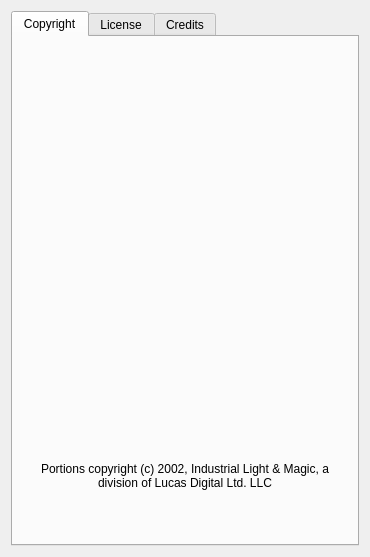
<?xml version="1.0" encoding="UTF-8"?>
<ui version="4.0">
 <class>QTUIAboutDialog</class>
 <widget class="QDialog" name="QTUIAboutDialog">
  <property name="geometry">
   <rect>
    <x>0</x>
    <y>0</y>
    <width>370</width>
    <height>557</height>
   </rect>
  </property>
  <property name="windowTitle">
   <string>About K-3D</string>
  </property>
  <layout class="QVBoxLayout" name="verticalLayout">
   <item>
    <widget class="QTabWidget" name="tabWidget">
     <property name="currentIndex">
      <number>0</number>
     </property>
     <widget class="QWidget" name="tab">
      <attribute name="title">
       <string>Copyright</string>
      </attribute>
      <layout class="QVBoxLayout" name="verticalLayout_3">
       <item>
        <widget class="QLabel" name="label">
         <property name="text">
          <string/>
         </property>
         <property name="pixmap">
          <pixmap resource="dialog.qrc">:/QTUIAboutDialog/about.png</pixmap>
         </property>
         <property name="alignment">
          <set>Qt::AlignCenter</set>
         </property>
        </widget>
       </item>
       <item>
        <widget class="QLabel" name="version">
         <property name="font">
          <font>
           <pointsize>18</pointsize>
           <weight>75</weight>
           <bold>true</bold>
          </font>
         </property>
         <property name="text">
          <string/>
         </property>
         <property name="alignment">
          <set>Qt::AlignCenter</set>
         </property>
        </widget>
       </item>
       <item>
        <widget class="QLabel" name="copyright">
         <property name="text">
          <string/>
         </property>
         <property name="alignment">
          <set>Qt::AlignCenter</set>
         </property>
         <property name="wordWrap">
          <bool>true</bool>
         </property>
        </widget>
       </item>
       <item>
        <widget class="QLabel" name="additionalCopyright">
         <property name="text">
          <string>Portions copyright (c) 2002, Industrial Light &amp; Magic, a division of Lucas Digital Ltd. LLC</string>
         </property>
         <property name="alignment">
          <set>Qt::AlignCenter</set>
         </property>
         <property name="wordWrap">
          <bool>true</bool>
         </property>
        </widget>
       </item>
      </layout>
     </widget>
     <widget class="QWidget" name="tab_2">
      <attribute name="title">
       <string>License</string>
      </attribute>
      <layout class="QVBoxLayout" name="verticalLayout_4">
       <item>
        <widget class="QTextBrowser" name="textBrowser">
         <property name="html">
          <string>&lt;!DOCTYPE HTML PUBLIC &quot;-//W3C//DTD HTML 4.0//EN&quot; &quot;http://www.w3.org/TR/REC-html40/strict.dtd&quot;&gt;
&lt;html&gt;&lt;head&gt;&lt;meta name=&quot;qrichtext&quot; content=&quot;1&quot; /&gt;&lt;style type=&quot;text/css&quot;&gt;
p, li { white-space: pre-wrap; }
&lt;/style&gt;&lt;/head&gt;&lt;body style=&quot; font-family:'Lucida Grande'; font-size:13pt; font-weight:400; font-style:normal;&quot;&gt;
&lt;p style=&quot; margin-top:0px; margin-bottom:0px; margin-left:0px; margin-right:0px; -qt-block-indent:0; text-indent:0px;&quot;&gt;&lt;span style=&quot; font-weight:600;&quot;&gt;GNU GENERAL PUBLIC LICENSE&lt;/span&gt;&lt;/p&gt;
&lt;p style=&quot; margin-top:12px; margin-bottom:12px; margin-left:0px; margin-right:0px; -qt-block-indent:0; text-indent:0px;&quot;&gt;&lt;span style=&quot; font-weight:600;&quot;&gt;Version 2, June 1991 &lt;/span&gt;&lt;/p&gt;
&lt;p style=&quot; margin-top:12px; margin-bottom:0px; margin-left:0px; margin-right:0px; -qt-block-indent:0; text-indent:0px;&quot;&gt;&lt;span style=&quot; font-family:'Courier New,courier';&quot;&gt;Copyright (C) 1989, 1991 Free Software Foundation, Inc.  &lt;/span&gt;&lt;/p&gt;
&lt;p style=&quot; margin-top:0px; margin-bottom:0px; margin-left:0px; margin-right:0px; -qt-block-indent:0; text-indent:0px;&quot;&gt;&lt;span style=&quot; font-family:'Courier New,courier';&quot;&gt;51 Franklin Street, Fifth Floor, Boston, MA  02110-1301, USA&lt;/span&gt;&lt;/p&gt;
&lt;p style=&quot;-qt-paragraph-type:empty; margin-top:0px; margin-bottom:0px; margin-left:0px; margin-right:0px; -qt-block-indent:0; text-indent:0px; font-family:'Courier New,courier';&quot;&gt;&lt;/p&gt;
&lt;p style=&quot; margin-top:0px; margin-bottom:0px; margin-left:0px; margin-right:0px; -qt-block-indent:0; text-indent:0px;&quot;&gt;&lt;span style=&quot; font-family:'Courier New,courier';&quot;&gt;Everyone is permitted to copy and distribute verbatim copies&lt;/span&gt;&lt;/p&gt;
&lt;p style=&quot; margin-top:0px; margin-bottom:12px; margin-left:0px; margin-right:0px; -qt-block-indent:0; text-indent:0px;&quot;&gt;&lt;span style=&quot; font-family:'Courier New,courier';&quot;&gt;of this license document, but changing it is not allowed. &lt;/span&gt;&lt;/p&gt;
&lt;p style=&quot; margin-top:12px; margin-bottom:12px; margin-left:0px; margin-right:0px; -qt-block-indent:0; text-indent:0px;&quot;&gt;&lt;span style=&quot; font-weight:600;&quot;&gt;Preamble &lt;/span&gt;&lt;/p&gt;
&lt;p style=&quot; margin-top:0px; margin-bottom:0px; margin-left:0px; margin-right:0px; -qt-block-indent:0; text-indent:0px;&quot;&gt;The licenses for most software are designed to take away your freedom to share and change it. By contrast, the GNU General Public License is intended to guarantee your freedom to share and change free software--to make sure the software is free for all its users. This General Public License applies to most of the Free Software Foundation's software and to any other program whose authors commit to using it. (Some other Free Software Foundation software is covered by the GNU Lesser General Public License instead.) You can apply it to your programs, too. &lt;/p&gt;
&lt;p style=&quot; margin-top:12px; margin-bottom:12px; margin-left:0px; margin-right:0px; -qt-block-indent:0; text-indent:0px;&quot;&gt;When we speak of free software, we are referring to freedom, not price. Our General Public Licenses are designed to make sure that you have the freedom to distribute copies of free software (and charge for this service if you wish), that you receive source code or can get it if you want it, that you can change the software or use pieces of it in new free programs; and that you know you can do these things. &lt;/p&gt;
&lt;p style=&quot; margin-top:12px; margin-bottom:12px; margin-left:0px; margin-right:0px; -qt-block-indent:0; text-indent:0px;&quot;&gt;To protect your rights, we need to make restrictions that forbid anyone to deny you these rights or to ask you to surrender the rights. These restrictions translate to certain responsibilities for you if you distribute copies of the software, or if you modify it. &lt;/p&gt;
&lt;p style=&quot; margin-top:12px; margin-bottom:12px; margin-left:0px; margin-right:0px; -qt-block-indent:0; text-indent:0px;&quot;&gt;For example, if you distribute copies of such a program, whether gratis or for a fee, you must give the recipients all the rights that you have. You must make sure that they, too, receive or can get the source code. And you must show them these terms so they know their rights. &lt;/p&gt;
&lt;p style=&quot; margin-top:12px; margin-bottom:12px; margin-left:0px; margin-right:0px; -qt-block-indent:0; text-indent:0px;&quot;&gt;We protect your rights with two steps: (1) copyright the software, and (2) offer you this license which gives you legal permission to copy, distribute and/or modify the software. &lt;/p&gt;
&lt;p style=&quot; margin-top:12px; margin-bottom:12px; margin-left:0px; margin-right:0px; -qt-block-indent:0; text-indent:0px;&quot;&gt;Also, for each author's protection and ours, we want to make certain that everyone understands that there is no warranty for this free software. If the software is modified by someone else and passed on, we want its recipients to know that what they have is not the original, so that any problems introduced by others will not reflect on the original authors' reputations. &lt;/p&gt;
&lt;p style=&quot; margin-top:12px; margin-bottom:12px; margin-left:0px; margin-right:0px; -qt-block-indent:0; text-indent:0px;&quot;&gt;Finally, any free program is threatened constantly by software patents. We wish to avoid the danger that redistributors of a free program will individually obtain patent licenses, in effect making the program proprietary. To prevent this, we have made it clear that any patent must be licensed for everyone's free use or not licensed at all. &lt;/p&gt;
&lt;p style=&quot; margin-top:12px; margin-bottom:12px; margin-left:0px; margin-right:0px; -qt-block-indent:0; text-indent:0px;&quot;&gt;The precise terms and conditions for copying, distribution and modification follow. &lt;/p&gt;
&lt;p style=&quot; margin-top:12px; margin-bottom:12px; margin-left:0px; margin-right:0px; -qt-block-indent:0; text-indent:0px;&quot;&gt;&lt;span style=&quot; font-weight:600;&quot;&gt;TERMS AND CONDITIONS FOR COPYING, DISTRIBUTION AND MODIFICATION&lt;/span&gt; &lt;/p&gt;
&lt;p style=&quot; margin-top:0px; margin-bottom:0px; margin-left:0px; margin-right:0px; -qt-block-indent:0; text-indent:0px;&quot;&gt;&lt;span style=&quot; font-weight:600;&quot;&gt;0.&lt;/span&gt; This License applies to any program or other work which contains a notice placed by the copyright holder saying it may be distributed under the terms of this General Public License. The &amp;quot;Program&amp;quot;, below, refers to any such program or work, and a &amp;quot;work based on the Program&amp;quot; means either the Program or any derivative work under copyright law: that is to say, a work containing the Program or a portion of it, either verbatim or with modifications and/or translated into another language. (Hereinafter, translation is included without limitation in the term &amp;quot;modification&amp;quot;.) Each licensee is addressed as &amp;quot;you&amp;quot;. &lt;/p&gt;
&lt;p style=&quot; margin-top:12px; margin-bottom:12px; margin-left:0px; margin-right:0px; -qt-block-indent:0; text-indent:0px;&quot;&gt;Activities other than copying, distribution and modification are not covered by this License; they are outside its scope. The act of running the Program is not restricted, and the output from the Program is covered only if its contents constitute a work based on the Program (independent of having been made by running the Program). Whether that is true depends on what the Program does. &lt;/p&gt;
&lt;p style=&quot; margin-top:12px; margin-bottom:12px; margin-left:0px; margin-right:0px; -qt-block-indent:0; text-indent:0px;&quot;&gt;&lt;span style=&quot; font-weight:600;&quot;&gt;1.&lt;/span&gt; You may copy and distribute verbatim copies of the Program's source code as you receive it, in any medium, provided that you conspicuously and appropriately publish on each copy an appropriate copyright notice and disclaimer of warranty; keep intact all the notices that refer to this License and to the absence of any warranty; and give any other recipients of the Program a copy of this License along with the Program. &lt;/p&gt;
&lt;p style=&quot; margin-top:12px; margin-bottom:12px; margin-left:0px; margin-right:0px; -qt-block-indent:0; text-indent:0px;&quot;&gt;You may charge a fee for the physical act of transferring a copy, and you may at your option offer warranty protection in exchange for a fee. &lt;/p&gt;
&lt;p style=&quot; margin-top:12px; margin-bottom:12px; margin-left:0px; margin-right:0px; -qt-block-indent:0; text-indent:0px;&quot;&gt;&lt;span style=&quot; font-weight:600;&quot;&gt;2.&lt;/span&gt; You may modify your copy or copies of the Program or any portion of it, thus forming a work based on the Program, and copy and distribute such modifications or work under the terms of Section 1 above, provided that you also meet all of these conditions: &lt;/p&gt;
&lt;p style=&quot; margin-top:0px; margin-bottom:0px; margin-left:30px; margin-right:0px; -qt-block-indent:0; text-indent:0px;&quot;&gt;&lt;span style=&quot; font-weight:600;&quot;&gt;a)&lt;/span&gt; You must cause the modified files to carry prominent notices stating that you changed the files and the date of any change. &lt;/p&gt;
&lt;p style=&quot; margin-top:0px; margin-bottom:0px; margin-left:30px; margin-right:0px; -qt-block-indent:0; text-indent:0px;&quot;&gt;&lt;span style=&quot; font-weight:600;&quot;&gt;b)&lt;/span&gt; You must cause any work that you distribute or publish, that in whole or in part contains or is derived from the Program or any part thereof, to be licensed as a whole at no charge to all third parties under the terms of this License. &lt;/p&gt;
&lt;p style=&quot; margin-top:0px; margin-bottom:8px; margin-left:30px; margin-right:0px; -qt-block-indent:0; text-indent:0px;&quot;&gt;&lt;span style=&quot; font-weight:600;&quot;&gt;c)&lt;/span&gt; If the modified program normally reads commands interactively when run, you must cause it, when started running for such interactive use in the most ordinary way, to print or display an announcement including an appropriate copyright notice and a notice that there is no warranty (or else, saying that you provide a warranty) and that users may redistribute the program under these conditions, and telling the user how to view a copy of this License. (Exception: if the Program itself is interactive but does not normally print such an announcement, your work based on the Program is not required to print an announcement.) &lt;/p&gt;
&lt;p style=&quot; margin-top:12px; margin-bottom:12px; margin-left:0px; margin-right:0px; -qt-block-indent:0; text-indent:0px;&quot;&gt;These requirements apply to the modified work as a whole. If identifiable sections of that work are not derived from the Program, and can be reasonably considered independent and separate works in themselves, then this License, and its terms, do not apply to those sections when you distribute them as separate works. But when you distribute the same sections as part of a whole which is a work based on the Program, the distribution of the whole must be on the terms of this License, whose permissions for other licensees extend to the entire whole, and thus to each and every part regardless of who wrote it. &lt;/p&gt;
&lt;p style=&quot; margin-top:12px; margin-bottom:12px; margin-left:0px; margin-right:0px; -qt-block-indent:0; text-indent:0px;&quot;&gt;Thus, it is not the intent of this section to claim rights or contest your rights to work written entirely by you; rather, the intent is to exercise the right to control the distribution of derivative or collective works based on the Program. &lt;/p&gt;
&lt;p style=&quot; margin-top:12px; margin-bottom:12px; margin-left:0px; margin-right:0px; -qt-block-indent:0; text-indent:0px;&quot;&gt;In addition, mere aggregation of another work not based on the Program with the Program (or with a work based on the Program) on a volume of a storage or distribution medium does not bring the other work under the scope of this License. &lt;/p&gt;
&lt;p style=&quot; margin-top:12px; margin-bottom:12px; margin-left:0px; margin-right:0px; -qt-block-indent:0; text-indent:0px;&quot;&gt;&lt;span style=&quot; font-weight:600;&quot;&gt;3.&lt;/span&gt; You may copy and distribute the Program (or a work based on it, under Section 2) in object code or executable form under the terms of Sections 1 and 2 above provided that you also do one of the following: &lt;/p&gt;
&lt;p style=&quot; margin-top:0px; margin-bottom:0px; margin-left:30px; margin-right:0px; -qt-block-indent:0; text-indent:0px;&quot;&gt;&lt;span style=&quot; font-weight:600;&quot;&gt;a)&lt;/span&gt; Accompany it with the complete corresponding machine-readable source code, which must be distributed under the terms of Sections 1 and 2 above on a medium customarily used for software interchange; or, &lt;/p&gt;
&lt;p style=&quot; margin-top:0px; margin-bottom:0px; margin-left:30px; margin-right:0px; -qt-block-indent:0; text-indent:0px;&quot;&gt;&lt;span style=&quot; font-weight:600;&quot;&gt;b)&lt;/span&gt; Accompany it with a written offer, valid for at least three years, to give any third party, for a charge no more than your cost of physically performing source distribution, a complete machine-readable copy of the corresponding source code, to be distributed under the terms of Sections 1 and 2 above on a medium customarily used for software interchange; or, &lt;/p&gt;
&lt;p style=&quot; margin-top:0px; margin-bottom:8px; margin-left:30px; margin-right:0px; -qt-block-indent:0; text-indent:0px;&quot;&gt;&lt;span style=&quot; font-weight:600;&quot;&gt;c)&lt;/span&gt; Accompany it with the information you received as to the offer to distribute corresponding source code. (This alternative is allowed only for noncommercial distribution and only if you received the program in object code or executable form with such an offer, in accord with Subsection b above.) &lt;/p&gt;
&lt;p style=&quot; margin-top:12px; margin-bottom:12px; margin-left:0px; margin-right:0px; -qt-block-indent:0; text-indent:0px;&quot;&gt;The source code for a work means the preferred form of the work for making modifications to it. For an executable work, complete source code means all the source code for all modules it contains, plus any associated interface definition files, plus the scripts used to control compilation and installation of the executable. However, as a special exception, the source code distributed need not include anything that is normally distributed (in either source or binary form) with the major components (compiler, kernel, and so on) of the operating system on which the executable runs, unless that component itself accompanies the executable. &lt;/p&gt;
&lt;p style=&quot; margin-top:12px; margin-bottom:12px; margin-left:0px; margin-right:0px; -qt-block-indent:0; text-indent:0px;&quot;&gt;If distribution of executable or object code is made by offering access to copy from a designated place, then offering equivalent access to copy the source code from the same place counts as distribution of the source code, even though third parties are not compelled to copy the source along with the object code. &lt;/p&gt;
&lt;p style=&quot; margin-top:12px; margin-bottom:12px; margin-left:0px; margin-right:0px; -qt-block-indent:0; text-indent:0px;&quot;&gt;&lt;span style=&quot; font-weight:600;&quot;&gt;4.&lt;/span&gt; You may not copy, modify, sublicense, or distribute the Program except as expressly provided under this License. Any attempt otherwise to copy, modify, sublicense or distribute the Program is void, and will automatically terminate your rights under this License. However, parties who have received copies, or rights, from you under this License will not have their licenses terminated so long as such parties remain in full compliance. &lt;/p&gt;
&lt;p style=&quot; margin-top:12px; margin-bottom:12px; margin-left:0px; margin-right:0px; -qt-block-indent:0; text-indent:0px;&quot;&gt;&lt;span style=&quot; font-weight:600;&quot;&gt;5.&lt;/span&gt; You are not required to accept this License, since you have not signed it. However, nothing else grants you permission to modify or distribute the Program or its derivative works. These actions are prohibited by law if you do not accept this License. Therefore, by modifying or distributing the Program (or any work based on the Program), you indicate your acceptance of this License to do so, and all its terms and conditions for copying, distributing or modifying the Program or works based on it. &lt;/p&gt;
&lt;p style=&quot; margin-top:12px; margin-bottom:12px; margin-left:0px; margin-right:0px; -qt-block-indent:0; text-indent:0px;&quot;&gt;&lt;span style=&quot; font-weight:600;&quot;&gt;6.&lt;/span&gt; Each time you redistribute the Program (or any work based on the Program), the recipient automatically receives a license from the original licensor to copy, distribute or modify the Program subject to these terms and conditions. You may not impose any further restrictions on the recipients' exercise of the rights granted herein. You are not responsible for enforcing compliance by third parties to this License. &lt;/p&gt;
&lt;p style=&quot; margin-top:12px; margin-bottom:12px; margin-left:0px; margin-right:0px; -qt-block-indent:0; text-indent:0px;&quot;&gt;&lt;span style=&quot; font-weight:600;&quot;&gt;7.&lt;/span&gt; If, as a consequence of a court judgment or allegation of patent infringement or for any other reason (not limited to patent issues), conditions are imposed on you (whether by court order, agreement or otherwise) that contradict the conditions of this License, they do not excuse you from the conditions of this License. If you cannot distribute so as to satisfy simultaneously your obligations under this License and any other pertinent obligations, then as a consequence you may not distribute the Program at all. For example, if a patent license would not permit royalty-free redistribution of the Program by all those who receive copies directly or indirectly through you, then the only way you could satisfy both it and this License would be to refrain entirely from distribution of the Program. &lt;/p&gt;
&lt;p style=&quot; margin-top:12px; margin-bottom:12px; margin-left:0px; margin-right:0px; -qt-block-indent:0; text-indent:0px;&quot;&gt;If any portion of this section is held invalid or unenforceable under any particular circumstance, the balance of the section is intended to apply and the section as a whole is intended to apply in other circumstances. &lt;/p&gt;
&lt;p style=&quot; margin-top:12px; margin-bottom:12px; margin-left:0px; margin-right:0px; -qt-block-indent:0; text-indent:0px;&quot;&gt;It is not the purpose of this section to induce you to infringe any patents or other property right claims or to contest validity of any such claims; this section has the sole purpose of protecting the integrity of the free software distribution system, which is implemented by public license practices. Many people have made generous contributions to the wide range of software distributed through that system in reliance on consistent application of that system; it is up to the author/donor to decide if he or she is willing to distribute software through any other system and a licensee cannot impose that choice. &lt;/p&gt;
&lt;p style=&quot; margin-top:12px; margin-bottom:12px; margin-left:0px; margin-right:0px; -qt-block-indent:0; text-indent:0px;&quot;&gt;This section is intended to make thoroughly clear what is believed to be a consequence of the rest of this License. &lt;/p&gt;
&lt;p style=&quot; margin-top:12px; margin-bottom:12px; margin-left:0px; margin-right:0px; -qt-block-indent:0; text-indent:0px;&quot;&gt;&lt;span style=&quot; font-weight:600;&quot;&gt;8.&lt;/span&gt; If the distribution and/or use of the Program is restricted in certain countries either by patents or by copyrighted interfaces, the original copyright holder who places the Program under this License may add an explicit geographical distribution limitation excluding those countries, so that distribution is permitted only in or among countries not thus excluded. In such case, this License incorporates the limitation as if written in the body of this License. &lt;/p&gt;
&lt;p style=&quot; margin-top:12px; margin-bottom:12px; margin-left:0px; margin-right:0px; -qt-block-indent:0; text-indent:0px;&quot;&gt;&lt;span style=&quot; font-weight:600;&quot;&gt;9.&lt;/span&gt; The Free Software Foundation may publish revised and/or new versions of the General Public License from time to time. Such new versions will be similar in spirit to the present version, but may differ in detail to address new problems or concerns. &lt;/p&gt;
&lt;p style=&quot; margin-top:12px; margin-bottom:12px; margin-left:0px; margin-right:0px; -qt-block-indent:0; text-indent:0px;&quot;&gt;Each version is given a distinguishing version number. If the Program specifies a version number of this License which applies to it and &amp;quot;any later version&amp;quot;, you have the option of following the terms and conditions either of that version or of any later version published by the Free Software Foundation. If the Program does not specify a version number of this License, you may choose any version ever published by the Free Software Foundation. &lt;/p&gt;
&lt;p style=&quot; margin-top:12px; margin-bottom:12px; margin-left:0px; margin-right:0px; -qt-block-indent:0; text-indent:0px;&quot;&gt;&lt;span style=&quot; font-weight:600;&quot;&gt;10.&lt;/span&gt; If you wish to incorporate parts of the Program into other free programs whose distribution conditions are different, write to the author to ask for permission. For software which is copyrighted by the Free Software Foundation, write to the Free Software Foundation; we sometimes make exceptions for this. Our decision will be guided by the two goals of preserving the free status of all derivatives of our free software and of promoting the sharing and reuse of software generally. &lt;/p&gt;
&lt;p style=&quot; margin-top:12px; margin-bottom:12px; margin-left:0px; margin-right:0px; -qt-block-indent:0; text-indent:0px;&quot;&gt;&lt;span style=&quot; font-weight:600;&quot;&gt;NO WARRANTY&lt;/span&gt; &lt;/p&gt;
&lt;p style=&quot; margin-top:12px; margin-bottom:12px; margin-left:0px; margin-right:0px; -qt-block-indent:0; text-indent:0px;&quot;&gt;&lt;span style=&quot; font-weight:600;&quot;&gt;11.&lt;/span&gt; BECAUSE THE PROGRAM IS LICENSED FREE OF CHARGE, THERE IS NO WARRANTY FOR THE PROGRAM, TO THE EXTENT PERMITTED BY APPLICABLE LAW. EXCEPT WHEN OTHERWISE STATED IN WRITING THE COPYRIGHT HOLDERS AND/OR OTHER PARTIES PROVIDE THE PROGRAM &amp;quot;AS IS&amp;quot; WITHOUT WARRANTY OF ANY KIND, EITHER EXPRESSED OR IMPLIED, INCLUDING, BUT NOT LIMITED TO, THE IMPLIED WARRANTIES OF MERCHANTABILITY AND FITNESS FOR A PARTICULAR PURPOSE. THE ENTIRE RISK AS TO THE QUALITY AND PERFORMANCE OF THE PROGRAM IS WITH YOU. SHOULD THE PROGRAM PROVE DEFECTIVE, YOU ASSUME THE COST OF ALL NECESSARY SERVICING, REPAIR OR CORRECTION. &lt;/p&gt;
&lt;p style=&quot; margin-top:12px; margin-bottom:12px; margin-left:0px; margin-right:0px; -qt-block-indent:0; text-indent:0px;&quot;&gt;&lt;span style=&quot; font-weight:600;&quot;&gt;12.&lt;/span&gt; IN NO EVENT UNLESS REQUIRED BY APPLICABLE LAW OR AGREED TO IN WRITING WILL ANY COPYRIGHT HOLDER, OR ANY OTHER PARTY WHO MAY MODIFY AND/OR REDISTRIBUTE THE PROGRAM AS PERMITTED ABOVE, BE LIABLE TO YOU FOR DAMAGES, INCLUDING ANY GENERAL, SPECIAL, INCIDENTAL OR CONSEQUENTIAL DAMAGES ARISING OUT OF THE USE OR INABILITY TO USE THE PROGRAM (INCLUDING BUT NOT LIMITED TO LOSS OF DATA OR DATA BEING RENDERED INACCURATE OR LOSSES SUSTAINED BY YOU OR THIRD PARTIES OR A FAILURE OF THE PROGRAM TO OPERATE WITH ANY OTHER PROGRAMS), EVEN IF SUCH HOLDER OR OTHER PARTY HAS BEEN ADVISED OF THE POSSIBILITY OF SUCH DAMAGES. &lt;/p&gt;
&lt;p style=&quot; margin-top:14px; margin-bottom:12px; margin-left:0px; margin-right:0px; -qt-block-indent:0; text-indent:0px;&quot;&gt;&lt;span style=&quot; font-size:large; font-weight:600;&quot;&gt;END OF TERMS AND CONDITIONS&lt;/span&gt; &lt;/p&gt;
&lt;p style=&quot; margin-top:0px; margin-bottom:0px; margin-left:0px; margin-right:0px; -qt-block-indent:0; text-indent:0px;&quot;&gt;&lt;span style=&quot; font-weight:600;&quot;&gt;How to Apply These Terms to Your New Programs &lt;/span&gt;&lt;/p&gt;
&lt;p style=&quot; margin-top:12px; margin-bottom:12px; margin-left:0px; margin-right:0px; -qt-block-indent:0; text-indent:0px;&quot;&gt;If you develop a new program, and you want it to be of the greatest possible use to the public, the best way to achieve this is to make it free software which everyone can redistribute and change under these terms. &lt;/p&gt;
&lt;p style=&quot; margin-top:12px; margin-bottom:12px; margin-left:0px; margin-right:0px; -qt-block-indent:0; text-indent:0px;&quot;&gt;To do so, attach the following notices to the program. It is safest to attach them to the start of each source file to most effectively convey the exclusion of warranty; and each file should have at least the &amp;quot;copyright&amp;quot; line and a pointer to where the full notice is found. &lt;/p&gt;
&lt;p style=&quot; margin-top:12px; margin-bottom:0px; margin-left:0px; margin-right:0px; -qt-block-indent:0; text-indent:0px;&quot;&gt;&lt;span style=&quot; font-family:'Courier New,courier'; font-style:italic;&quot;&gt;one line to give the program's name and an idea of what it does.&lt;/span&gt;&lt;/p&gt;
&lt;p style=&quot; margin-top:0px; margin-bottom:0px; margin-left:0px; margin-right:0px; -qt-block-indent:0; text-indent:0px;&quot;&gt;&lt;span style=&quot; font-family:'Courier New,courier';&quot;&gt;Copyright (C) &lt;/span&gt;&lt;span style=&quot; font-family:'Courier New,courier'; font-style:italic;&quot;&gt;yyyy&lt;/span&gt;&lt;span style=&quot; font-family:'Courier New,courier';&quot;&gt;  &lt;/span&gt;&lt;span style=&quot; font-family:'Courier New,courier'; font-style:italic;&quot;&gt;name of author&lt;/span&gt;&lt;/p&gt;
&lt;p style=&quot;-qt-paragraph-type:empty; margin-top:0px; margin-bottom:0px; margin-left:0px; margin-right:0px; -qt-block-indent:0; text-indent:0px; font-family:'Courier New,courier'; font-style:italic;&quot;&gt;&lt;/p&gt;
&lt;p style=&quot; margin-top:0px; margin-bottom:0px; margin-left:0px; margin-right:0px; -qt-block-indent:0; text-indent:0px;&quot;&gt;&lt;span style=&quot; font-family:'Courier New,courier';&quot;&gt;This program is free software; you can redistribute it and/or&lt;/span&gt;&lt;/p&gt;
&lt;p style=&quot; margin-top:0px; margin-bottom:0px; margin-left:0px; margin-right:0px; -qt-block-indent:0; text-indent:0px;&quot;&gt;&lt;span style=&quot; font-family:'Courier New,courier';&quot;&gt;modify it under the terms of the GNU General Public License&lt;/span&gt;&lt;/p&gt;
&lt;p style=&quot; margin-top:0px; margin-bottom:0px; margin-left:0px; margin-right:0px; -qt-block-indent:0; text-indent:0px;&quot;&gt;&lt;span style=&quot; font-family:'Courier New,courier';&quot;&gt;as published by the Free Software Foundation; either version 2&lt;/span&gt;&lt;/p&gt;
&lt;p style=&quot; margin-top:0px; margin-bottom:0px; margin-left:0px; margin-right:0px; -qt-block-indent:0; text-indent:0px;&quot;&gt;&lt;span style=&quot; font-family:'Courier New,courier';&quot;&gt;of the License, or (at your option) any later version.&lt;/span&gt;&lt;/p&gt;
&lt;p style=&quot;-qt-paragraph-type:empty; margin-top:0px; margin-bottom:0px; margin-left:0px; margin-right:0px; -qt-block-indent:0; text-indent:0px; font-family:'Courier New,courier';&quot;&gt;&lt;/p&gt;
&lt;p style=&quot; margin-top:0px; margin-bottom:0px; margin-left:0px; margin-right:0px; -qt-block-indent:0; text-indent:0px;&quot;&gt;&lt;span style=&quot; font-family:'Courier New,courier';&quot;&gt;This program is distributed in the hope that it will be useful,&lt;/span&gt;&lt;/p&gt;
&lt;p style=&quot; margin-top:0px; margin-bottom:0px; margin-left:0px; margin-right:0px; -qt-block-indent:0; text-indent:0px;&quot;&gt;&lt;span style=&quot; font-family:'Courier New,courier';&quot;&gt;but WITHOUT ANY WARRANTY; without even the implied warranty of&lt;/span&gt;&lt;/p&gt;
&lt;p style=&quot; margin-top:0px; margin-bottom:0px; margin-left:0px; margin-right:0px; -qt-block-indent:0; text-indent:0px;&quot;&gt;&lt;span style=&quot; font-family:'Courier New,courier';&quot;&gt;MERCHANTABILITY or FITNESS FOR A PARTICULAR PURPOSE.  See the&lt;/span&gt;&lt;/p&gt;
&lt;p style=&quot; margin-top:0px; margin-bottom:0px; margin-left:0px; margin-right:0px; -qt-block-indent:0; text-indent:0px;&quot;&gt;&lt;span style=&quot; font-family:'Courier New,courier';&quot;&gt;GNU General Public License for more details.&lt;/span&gt;&lt;/p&gt;
&lt;p style=&quot;-qt-paragraph-type:empty; margin-top:0px; margin-bottom:0px; margin-left:0px; margin-right:0px; -qt-block-indent:0; text-indent:0px; font-family:'Courier New,courier';&quot;&gt;&lt;/p&gt;
&lt;p style=&quot; margin-top:0px; margin-bottom:0px; margin-left:0px; margin-right:0px; -qt-block-indent:0; text-indent:0px;&quot;&gt;&lt;span style=&quot; font-family:'Courier New,courier';&quot;&gt;You should have received a copy of the GNU General Public License&lt;/span&gt;&lt;/p&gt;
&lt;p style=&quot; margin-top:0px; margin-bottom:0px; margin-left:0px; margin-right:0px; -qt-block-indent:0; text-indent:0px;&quot;&gt;&lt;span style=&quot; font-family:'Courier New,courier';&quot;&gt;along with this program; if not, write to the Free Software&lt;/span&gt;&lt;/p&gt;
&lt;p style=&quot; margin-top:0px; margin-bottom:12px; margin-left:0px; margin-right:0px; -qt-block-indent:0; text-indent:0px;&quot;&gt;&lt;span style=&quot; font-family:'Courier New,courier';&quot;&gt;Foundation, Inc., 51 Franklin Street, Fifth Floor, Boston, MA  02110-1301, USA. &lt;/span&gt;&lt;/p&gt;
&lt;p style=&quot; margin-top:12px; margin-bottom:12px; margin-left:0px; margin-right:0px; -qt-block-indent:0; text-indent:0px;&quot;&gt;Also add information on how to contact you by electronic and paper mail. &lt;/p&gt;
&lt;p style=&quot; margin-top:12px; margin-bottom:12px; margin-left:0px; margin-right:0px; -qt-block-indent:0; text-indent:0px;&quot;&gt;If the program is interactive, make it output a short notice like this when it starts in an interactive mode: &lt;/p&gt;
&lt;p style=&quot; margin-top:12px; margin-bottom:0px; margin-left:0px; margin-right:0px; -qt-block-indent:0; text-indent:0px;&quot;&gt;&lt;span style=&quot; font-family:'Courier New,courier';&quot;&gt;Gnomovision version 69, Copyright (C) &lt;/span&gt;&lt;span style=&quot; font-family:'Courier New,courier'; font-style:italic;&quot;&gt;year&lt;/span&gt;&lt;span style=&quot; font-family:'Courier New,courier';&quot;&gt; &lt;/span&gt;&lt;span style=&quot; font-family:'Courier New,courier'; font-style:italic;&quot;&gt;name of author&lt;/span&gt;&lt;/p&gt;
&lt;p style=&quot; margin-top:0px; margin-bottom:0px; margin-left:0px; margin-right:0px; -qt-block-indent:0; text-indent:0px;&quot;&gt;&lt;span style=&quot; font-family:'Courier New,courier';&quot;&gt;Gnomovision comes with ABSOLUTELY NO WARRANTY; for details&lt;/span&gt;&lt;/p&gt;
&lt;p style=&quot; margin-top:0px; margin-bottom:0px; margin-left:0px; margin-right:0px; -qt-block-indent:0; text-indent:0px;&quot;&gt;&lt;span style=&quot; font-family:'Courier New,courier';&quot;&gt;type `show w'.  This is free software, and you are welcome&lt;/span&gt;&lt;/p&gt;
&lt;p style=&quot; margin-top:0px; margin-bottom:0px; margin-left:0px; margin-right:0px; -qt-block-indent:0; text-indent:0px;&quot;&gt;&lt;span style=&quot; font-family:'Courier New,courier';&quot;&gt;to redistribute it under certain conditions; type `show c' &lt;/span&gt;&lt;/p&gt;
&lt;p style=&quot; margin-top:0px; margin-bottom:12px; margin-left:0px; margin-right:0px; -qt-block-indent:0; text-indent:0px;&quot;&gt;&lt;span style=&quot; font-family:'Courier New,courier';&quot;&gt;for details. &lt;/span&gt;&lt;/p&gt;
&lt;p style=&quot; margin-top:12px; margin-bottom:12px; margin-left:0px; margin-right:0px; -qt-block-indent:0; text-indent:0px;&quot;&gt;The hypothetical commands &lt;span style=&quot; font-family:'Courier New,courier';&quot;&gt;`show w'&lt;/span&gt; and &lt;span style=&quot; font-family:'Courier New,courier';&quot;&gt;`show c'&lt;/span&gt; should show the appropriate parts of the General Public License. Of course, the commands you use may be called something other than &lt;span style=&quot; font-family:'Courier New,courier';&quot;&gt;`show w'&lt;/span&gt; and &lt;span style=&quot; font-family:'Courier New,courier';&quot;&gt;`show c'&lt;/span&gt;; they could even be mouse-clicks or menu items--whatever suits your program. &lt;/p&gt;
&lt;p style=&quot; margin-top:12px; margin-bottom:12px; margin-left:0px; margin-right:0px; -qt-block-indent:0; text-indent:0px;&quot;&gt;You should also get your employer (if you work as a programmer) or your school, if any, to sign a &amp;quot;copyright disclaimer&amp;quot; for the program, if necessary. Here is a sample; alter the names: &lt;/p&gt;
&lt;p style=&quot; margin-top:12px; margin-bottom:0px; margin-left:0px; margin-right:0px; -qt-block-indent:0; text-indent:0px;&quot;&gt;&lt;span style=&quot; font-family:'Courier New,courier';&quot;&gt;Yoyodyne, Inc., hereby disclaims all copyright&lt;/span&gt;&lt;/p&gt;
&lt;p style=&quot; margin-top:0px; margin-bottom:0px; margin-left:0px; margin-right:0px; -qt-block-indent:0; text-indent:0px;&quot;&gt;&lt;span style=&quot; font-family:'Courier New,courier';&quot;&gt;interest in the program `Gnomovision'&lt;/span&gt;&lt;/p&gt;
&lt;p style=&quot; margin-top:0px; margin-bottom:0px; margin-left:0px; margin-right:0px; -qt-block-indent:0; text-indent:0px;&quot;&gt;&lt;span style=&quot; font-family:'Courier New,courier';&quot;&gt;(which makes passes at compilers) written &lt;/span&gt;&lt;/p&gt;
&lt;p style=&quot; margin-top:0px; margin-bottom:0px; margin-left:0px; margin-right:0px; -qt-block-indent:0; text-indent:0px;&quot;&gt;&lt;span style=&quot; font-family:'Courier New,courier';&quot;&gt;by James Hacker.&lt;/span&gt;&lt;/p&gt;
&lt;p style=&quot;-qt-paragraph-type:empty; margin-top:0px; margin-bottom:0px; margin-left:0px; margin-right:0px; -qt-block-indent:0; text-indent:0px; font-family:'Courier New,courier';&quot;&gt;&lt;/p&gt;
&lt;p style=&quot; margin-top:0px; margin-bottom:0px; margin-left:0px; margin-right:0px; -qt-block-indent:0; text-indent:0px;&quot;&gt;&lt;span style=&quot; font-family:'Courier New,courier'; font-style:italic;&quot;&gt;signature of Ty Coon&lt;/span&gt;&lt;span style=&quot; font-family:'Courier New,courier';&quot;&gt;, 1 April 1989&lt;/span&gt;&lt;/p&gt;
&lt;p style=&quot; margin-top:0px; margin-bottom:12px; margin-left:0px; margin-right:0px; -qt-block-indent:0; text-indent:0px;&quot;&gt;&lt;span style=&quot; font-family:'Courier New,courier';&quot;&gt;Ty Coon, President of Vice &lt;/span&gt;&lt;/p&gt;
&lt;p style=&quot; margin-top:12px; margin-bottom:12px; margin-left:0px; margin-right:0px; -qt-block-indent:0; text-indent:0px;&quot;&gt;This General Public License does not permit incorporating your program into proprietary programs. If your program is a subroutine library, you may consider it more useful to permit linking proprietary applications with the library. If this is what you want to do, use the &lt;span style=&quot; font-weight:600;&quot;&gt;GNU Lesser General Public License&lt;/span&gt; instead of this License. &lt;/p&gt;&lt;/body&gt;&lt;/html&gt;</string>
         </property>
        </widget>
       </item>
      </layout>
     </widget>
     <widget class="QWidget" name="tab_3">
      <attribute name="title">
       <string>Credits</string>
      </attribute>
      <layout class="QVBoxLayout" name="verticalLayout_2">
       <item>
        <widget class="QTextBrowser" name="contributors"/>
       </item>
      </layout>
     </widget>
    </widget>
   </item>
  </layout>
 </widget>
 <resources>
  <include location="dialog.qrc"/>
 </resources>
 <connections/>
</ui>
